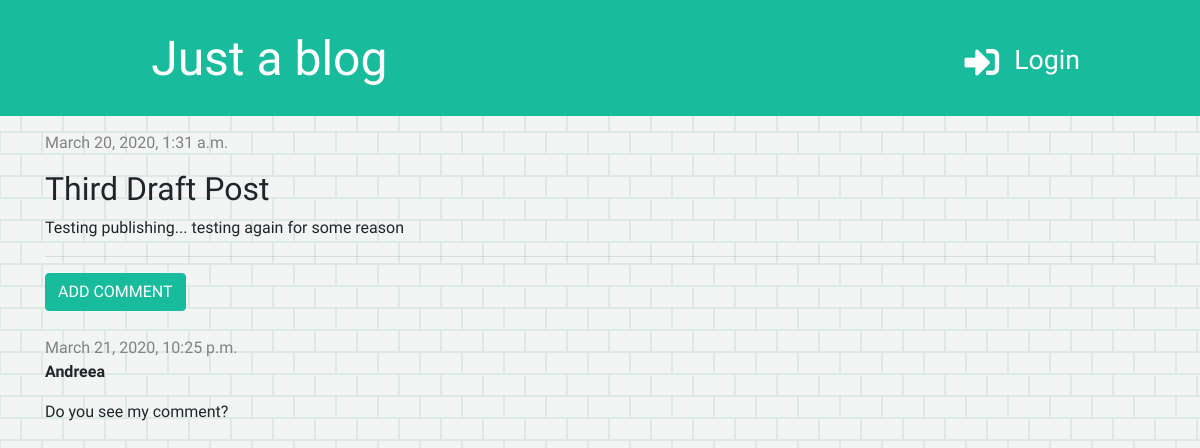
Page /post/14/ on the earlier database version.
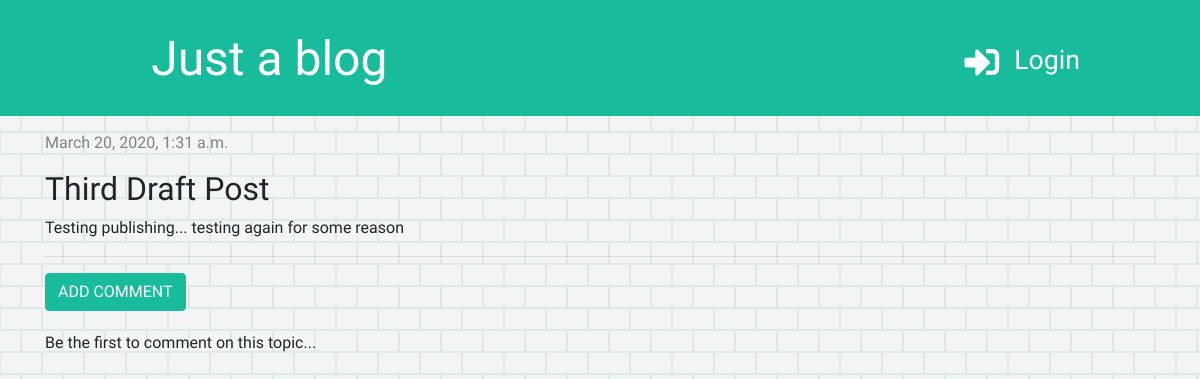
Same page on the later database version.
### blog/models.py (models this page shows, shortened)
class Comment(models.Model):
    post = models.ForeignKey('blog.Post', on_delete=models.CASCADE, related_name='comments')
    author = models.CharField(max_length=20)
    text = models.TextField()
    created_date = models.DateTimeField(default=timezone.now())
    approved = models.BooleanField(default=False)

### blog/views.py (the view)
# urls.py: path('post/<int:pk>/', views.post_detail, name='post_detail'),
def post_detail(request, pk):
    post = get_object_or_404(Post, pk=pk)
    stuff_for_frontend = {'post': post}
    return render(request, 'blog/post_detail.html', stuff_for_frontend)

### blog/templates/blog/post_detail.html (shortened to what this page needs)
{% extends 'blog/base.html' %}
{% block content %}
    <div class="post">
        <div class="date">
            {{ post.published_date }}
        </div>
        <h2 class="detail">{{ post.title }} {% if user.is_authenticated %}<a href="{% url 'post_edit' pk=post.pk %}"><i class="fas fa-edit" style="color: #18BC9C;"></i></a>{% endif %}</h2>
        <p>{{ post.text|linebreaksbr }}</p>
    </div>
    <hr>
    <a href="{% url 'add_comment_to_post' pk=post.pk %}" class="btn btn-primary">ADD COMMENT</a>
    {% for comment in post.comments.all %}
        {% if user.is_authenticated or comment.approved %}
            <div class="comment">
                <div class="date">
                    {{ comment.created_date }}
                </div>
                <p><strong>{{ comment.author }}</strong></p>
                <p>{{ comment.text}}</p>
            </div>
        {% endif %}
    {% empty %}
        <p class="no-comment">Be the first to comment on this topic...</p>
    {% endfor %}
{% endblock %}

Differences in the rows shown:
removed Comment: created_date "March 21, 2020, 10:25 p.m.", author "Andreea", text "Do you see my comment?"
Other differences:
text now shown: "Be the first to comment on this topic..."
